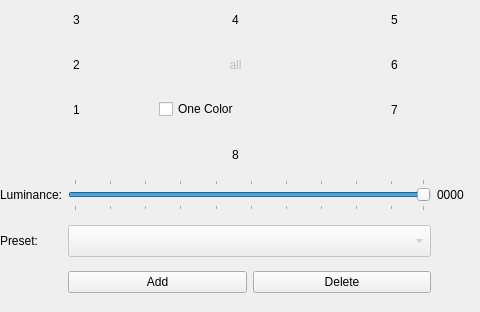
    <widget class="QWidget" name="tab_5">
     <attribute name="title">
      <string>Passive Mode</string>
     </attribute>
     <widget class="QWidget" name="layoutWidget_2">
      <property name="geometry">
       <rect>
        <x>0</x>
        <y>0</y>
        <width>471</width>
        <height>174</height>
       </rect>
      </property>
      <layout class="QGridLayout" name="gridLayout_4">
       <item row="3" column="1">
        <widget class="QCheckBox" name="OneColorCheckBox">
         <property name="statusTip">
          <string>This same color for all fields</string>
         </property>
         <property name="text">
          <string>One Color</string>
         </property>
        </widget>
       </item>
       <item row="3" column="0">
        <widget class="QPushButton" name="PMpushButton_1">
         <property name="sizePolicy">
          <sizepolicy hsizetype="Minimum" vsizetype="Expanding">
           <horstretch>0</horstretch>
           <verstretch>0</verstretch>
          </sizepolicy>
         </property>
         <property name="autoFillBackground">
          <bool>true</bool>
         </property>
         <property name="text">
          <string>1</string>
         </property>
         <property name="flat">
          <bool>true</bool>
         </property>
        </widget>
       </item>
       <item row="1" column="0">
        <widget class="QPushButton" name="PMpushButton_2">
         <property name="sizePolicy">
          <sizepolicy hsizetype="Minimum" vsizetype="Expanding">
           <horstretch>0</horstretch>
           <verstretch>0</verstretch>
          </sizepolicy>
         </property>
         <property name="autoFillBackground">
          <bool>true</bool>
         </property>
         <property name="text">
          <string>2</string>
         </property>
         <property name="flat">
          <bool>true</bool>
         </property>
        </widget>
       </item>
       <item row="0" column="0">
        <widget class="QPushButton" name="PMpushButton_3">
         <property name="sizePolicy">
          <sizepolicy hsizetype="Minimum" vsizetype="Expanding">
           <horstretch>0</horstretch>
           <verstretch>0</verstretch>
          </sizepolicy>
         </property>
         <property name="autoFillBackground">
          <bool>true</bool>
         </property>
         <property name="text">
          <string>3</string>
         </property>
         <property name="flat">
          <bool>true</bool>
         </property>
        </widget>
       </item>
       <item row="0" column="1">
        <widget class="QPushButton" name="PMpushButton_4">
         <property name="sizePolicy">
          <sizepolicy hsizetype="Minimum" vsizetype="Expanding">
           <horstretch>0</horstretch>
           <verstretch>0</verstretch>
          </sizepolicy>
         </property>
         <property name="autoFillBackground">
          <bool>true</bool>
         </property>
         <property name="text">
          <string>4</string>
         </property>
         <property name="flat">
          <bool>true</bool>
         </property>
        </widget>
       </item>
       <item row="0" column="2">
        <widget class="QPushButton" name="PMpushButton_5">
         <property name="sizePolicy">
          <sizepolicy hsizetype="Minimum" vsizetype="Expanding">
           <horstretch>0</horstretch>
           <verstretch>0</verstretch>
          </sizepolicy>
         </property>
         <property name="autoFillBackground">
          <bool>true</bool>
         </property>
         <property name="text">
          <string>5</string>
         </property>
         <property name="flat">
          <bool>true</bool>
         </property>
        </widget>
       </item>
       <item row="1" column="2">
        <widget class="QPushButton" name="PMpushButton_6">
         <property name="sizePolicy">
          <sizepolicy hsizetype="Minimum" vsizetype="Expanding">
           <horstretch>0</horstretch>
           <verstretch>0</verstretch>
          </sizepolicy>
         </property>
         <property name="autoFillBackground">
          <bool>true</bool>
         </property>
         <property name="text">
          <string>6</string>
         </property>
         <property name="flat">
          <bool>true</bool>
         </property>
        </widget>
       </item>
       <item row="3" column="2">
        <widget class="QPushButton" name="PMpushButton_7">
         <property name="sizePolicy">
          <sizepolicy hsizetype="Minimum" vsizetype="Expanding">
           <horstretch>0</horstretch>
           <verstretch>0</verstretch>
          </sizepolicy>
         </property>
         <property name="autoFillBackground">
          <bool>true</bool>
         </property>
         <property name="text">
          <string>7</string>
         </property>
         <property name="flat">
          <bool>true</bool>
         </property>
        </widget>
       </item>
       <item row="4" column="0" colspan="3">
        <widget class="QPushButton" name="PMpushButton_8">
         <property name="sizePolicy">
          <sizepolicy hsizetype="Minimum" vsizetype="Expanding">
           <horstretch>0</horstretch>
           <verstretch>0</verstretch>
          </sizepolicy>
         </property>
         <property name="autoFillBackground">
          <bool>true</bool>
         </property>
         <property name="text">
          <string>8</string>
         </property>
         <property name="flat">
          <bool>true</bool>
         </property>
        </widget>
       </item>
       <item row="1" column="1">
        <widget class="QPushButton" name="PMpushButton_9">
         <property name="enabled">
          <bool>false</bool>
         </property>
         <property name="sizePolicy">
          <sizepolicy hsizetype="Minimum" vsizetype="Expanding">
           <horstretch>0</horstretch>
           <verstretch>0</verstretch>
          </sizepolicy>
         </property>
         <property name="autoFillBackground">
          <bool>true</bool>
         </property>
         <property name="text">
          <string>all</string>
         </property>
         <property name="flat">
          <bool>true</bool>
         </property>
        </widget>
       </item>
      </layout>
     </widget>
     <widget class="QWidget" name="gridLayoutWidget">
      <property name="geometry">
       <rect>
        <x>0</x>
        <y>171</y>
        <width>471</width>
        <height>132</height>
       </rect>
      </property>
      <layout class="QGridLayout" name="gridLayout_8">
       <item row="1" column="0">
        <widget class="QLabel" name="label_16">
         <property name="text">
          <string>Luminance:</string>
         </property>
        </widget>
       </item>
       <item row="1" column="1">
        <widget class="QSlider" name="PMLuminanceHorizontalSlider">
         <property name="minimumSize">
          <size>
           <width>0</width>
           <height>32</height>
          </size>
         </property>
         <property name="statusTip">
          <string>Fields size</string>
         </property>
         <property name="minimum">
          <number>1</number>
         </property>
         <property name="maximum">
          <number>100</number>
         </property>
         <property name="pageStep">
          <number>10</number>
         </property>
         <property name="sliderPosition">
          <number>100</number>
         </property>
         <property name="orientation">
          <enum>Qt::Horizontal</enum>
         </property>
         <property name="tickPosition">
          <enum>QSlider::TicksBothSides</enum>
         </property>
         <property name="tickInterval">
          <number>10</number>
         </property>
        </widget>
       </item>
       <item row="2" column="0">
        <widget class="QLabel" name="label_15">
         <property name="text">
          <string>Preset:</string>
         </property>
        </widget>
       </item>
       <item row="2" column="1">
        <widget class="QComboBox" name="PMPresetsComboBox">
         <property name="enabled">
          <bool>false</bool>
         </property>
         <property name="sizePolicy">
          <sizepolicy hsizetype="Expanding" vsizetype="Fixed">
           <horstretch>0</horstretch>
           <verstretch>0</verstretch>
          </sizepolicy>
         </property>
         <property name="minimumSize">
          <size>
           <width>100</width>
           <height>32</height>
          </size>
         </property>
         <property name="statusTip">
          <string>Choose preset</string>
         </property>
         <property name="frame">
          <bool>true</bool>
         </property>
        </widget>
       </item>
       <item row="1" column="2">
        <widget class="QLabel" name="AMLuminanceValueLabel_2">
         <property name="minimumSize">
          <size>
           <width>34</width>
           <height>32</height>
          </size>
         </property>
         <property name="text">
          <string>0000</string>
         </property>
        </widget>
       </item>
       <item row="3" column="1">
        <layout class="QHBoxLayout" name="horizontalLayout_2" stretch="0,0">
         <property name="spacing">
          <number>-1</number>
         </property>
         <property name="sizeConstraint">
          <enum>QLayout::SetMinimumSize</enum>
         </property>
         <property name="topMargin">
          <number>0</number>
         </property>
         <item>
          <widget class="QPushButton" name="PMAddPresetPushButton">
           <property name="autoFillBackground">
            <bool>false</bool>
           </property>
           <property name="text">
            <string>Add</string>
           </property>
          </widget>
         </item>
         <item>
          <widget class="QPushButton" name="PMDeletePresetPushButton">
           <property name="text">
            <string>Delete</string>
           </property>
          </widget>
         </item>
        </layout>
       </item>
      </layout>
     </widget>
    </widget>
